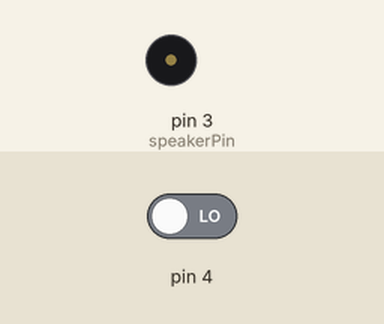
Recording of a sketch running on a simulated Arduino Uno, built with avr-gcc and run on an emulated ATmega328P. Shown: buzzer (waves = sounding). The test bench sets the inputs (shaded band); at power-on: pin 4 LOW.

Above: at 1.2 s.
1.3 s: pin 4 driven HIGH
At 9.2 s:
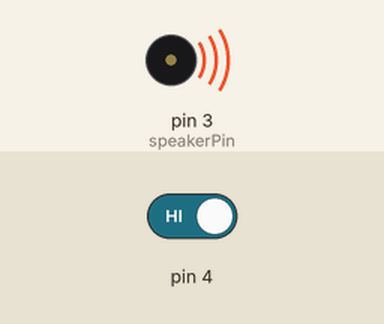
Timing chart, 0 to 10.3 s (numbered marks = the images above; inputs shaded):
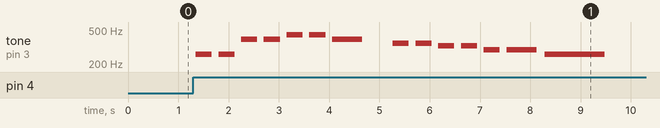

Measured:
- after the input at 1.3 s, tone on pin 3 (speakerPin): plays 260 Hz for 0.32 s, 260 Hz for 0.32 s, 391 Hz for 0.32 s, 391 Hz for 0.32 s, 438 Hz for 0.32 s, 438 Hz for 0.32 s … (14 notes in this stretch), starting after 0.05 s

The sketch:

buzzer.ino
```cpp
int speakerPin = 3;

int length = 15; // the number of notes

//twinkle twinkle little star
char notes[] = "ccggaag ffeeddc ggffeed ggffeed ccggaag ffeeddc "; // a space represents a rest
int beats[] = { 1, 1, 1, 1, 1, 1, 2, 1, 1, 1, 1, 1, 1, 2, 4 };
int tempo = 300;

void playTone(int tone, int duration) {
  for (long i = 0; i < duration * 1000L; i += tone * 2) {
    digitalWrite(speakerPin, HIGH);
    delayMicroseconds(tone);
    digitalWrite(speakerPin, LOW);
    delayMicroseconds(tone);
  }
}

void playNote(char note, int duration) {
  char names[] = { 'c', 'd', 'e', 'f', 'g', 'a', 'b', 'C' };
  int tones[] = { 1915, 1700, 1519, 1432, 1275, 1136, 1014, 956 };

  // play the tone corresponding to the note name
  for (int i = 0; i < 8; i++) {
    if (names[i] == note) {
      playTone(tones[i], duration);
    }
  }
}

void play() {
  for (int i = 0; i < length; i++) {
    if (notes[i] == ' ') {
      delay(beats[i] * tempo); // rest
    } else {
      playNote(notes[i], beats[i] * tempo);
    }

    // pause between notes
    delay(tempo / 2);
  }
  noTone(speakerPin);
}

void setup() {
  pinMode(speakerPin, OUTPUT);
  pinMode(4, INPUT);
}

void loop() {
  int i = 0;
  i = digitalRead(4);
  if (i == 1) {
    play();
  }
}
```
